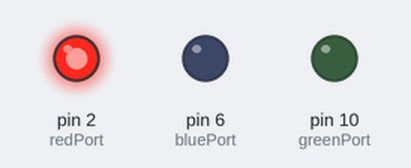
Simulated run of this sketch. Board: Arduino Uno, built with avr-gcc and run on an emulated ATmega328P. Parts: output pins drawn as LEDs (lit = HIGH).

Above: at 0.12 s.
At 4.87 s:
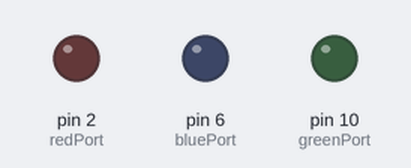
At 9.62 s:
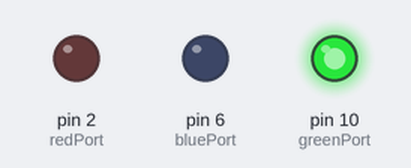
At 19.12 s:
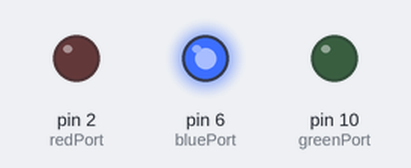
Timing chart, 0 to 19.5 s (numbered marks = the images above):
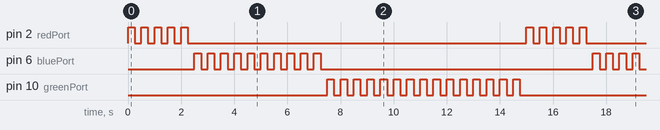

Measured:
- by itself, pin 2 (redPort): repeats every 15.0 s: 4 × (LOW 0.25 s, HIGH 0.25 s), LOW 12.8 s, HIGH 0.25 s
- by itself, pin 6 (bluePort): repeats every 15.0 s: 9 × (LOW 0.25 s, HIGH 0.25 s), LOW 10.3 s, HIGH 0.25 s
- by itself, pin 10 (greenPort): moves between LOW and HIGH, repeating every 15.0 s

The sketch:

Tutorial-03.ino
```cpp
int redPort = 2;
int bluePort = 6;
int greenPort = 10;

void setup() {
  pinMode(redPort, OUTPUT);
  pinMode(bluePort, OUTPUT);
  pinMode(greenPort, OUTPUT);
}

void blink(int port, int reps) {
  for (int r = 0; r < reps; r++) {
    digitalWrite(port, HIGH);
    delay(250);
    digitalWrite(port, LOW);
    delay(250);
  }
}

void loop() {
  blink(redPort, 5);
  blink(bluePort, 10);
  blink(greenPort, 15);

}

/* NOTES *
- We can send/recieve signals from the Arduino pins
- Curcuit diagram gives us a schematic to build
- Breadboards help keep your curcuits organised

HOW DO BREADBOARDS WORK?
Only holes in the same column are connected (e.g 1a-1e, 2f-2j)
- center region marks two diff columns!
- e.g. if you plug an LED in, needs to both be in the same column
- rows are NOT connected

Speical rows - rows across the top and bottom are connected
- top 2 are not connected together. So minus row is not connected to the plus row
if you need more pins, you can plug you pin into either the plus/minus
- e.g. if you plu theg ground pin into one of the minus rows, the holes in
that minus row become ground pins as well

MAKING THE CURCUIT IRL
- same script as week 1, we've just now extended PIN 13 onto the breadboard
- Resistors can go either way around (they are non-polarised)
- legs of leds, resistors etc need to be on different columns (prevents short curcuit)
You could use any pin 2-13. Just change the pin mode
- Pin 0 & 1 are used for comms

HWK
- 3 LEDS red,blue,green
1) red 5x time blink
2) blue 10x time blink
3) green 15x blink

You'll need 3 pin modes
Resistor per LED.
*/
```
